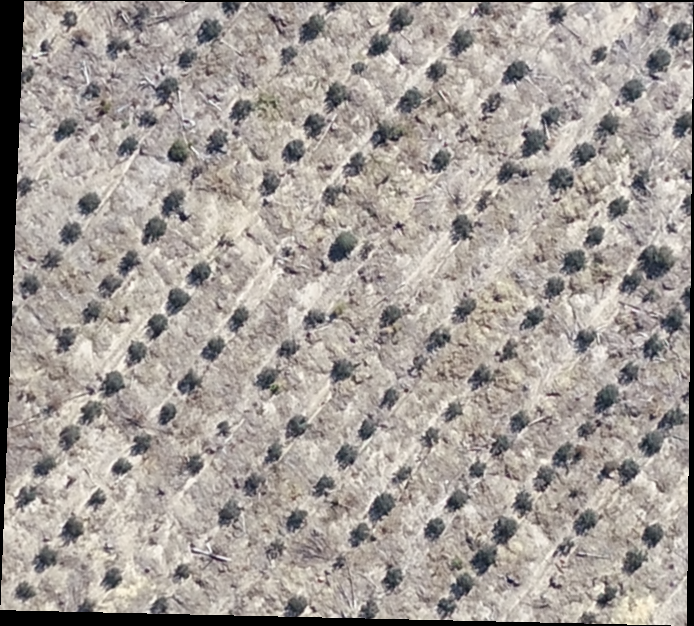
#> input picture data/sample1.tif, 694 x 626 px
$ python -i preprocessing.py   (imports and definitions only)   (older library calls are emulated)
#> lines starting #> are read from the running program, lines starting #| are printed output that depends on the picture
#> further down, picture is the input picture: shape (626, 694, 3); mean B, G, R 152.7, 157.8, 164.6
import cv2
import numpy as np

# [45 lines left out: functions filter_blur, filter_median, filter_gaussian, not called in this run]

def filter_sobel(image):
    """
    Applies the Sobel operator to detect edges in the input image.

    Parameters:
    image (numpy.ndarray): The input image.

    Returns:
    numpy.ndarray: The image containing edges detected by the Sobel operator.
    """
    sobel_x = cv2.Sobel(image, cv2.CV_64F, 1, 0, ksize=3)
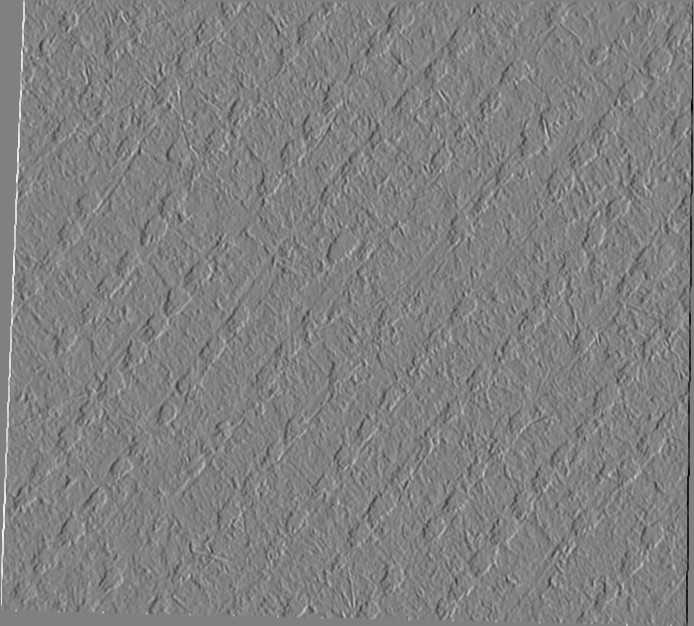
#> sobel_x: shape (626, 694, 3) float64; mean B, G, R 0.1, 0.1, 0.1; drawn with min black and max white
    sobel_y = cv2.Sobel(image, cv2.CV_64F, 0, 1, ksize=3)
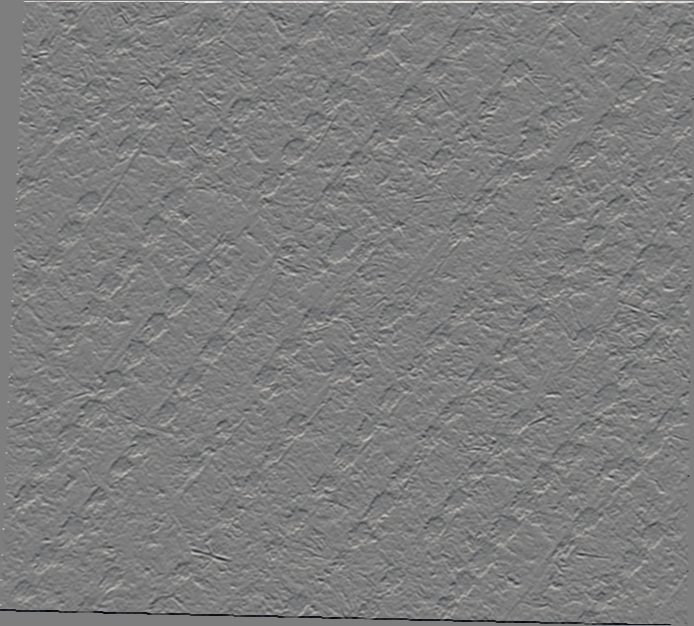
#> sobel_y: shape (626, 694, 3) float64; mean B, G, R -0.1, -0.1, -0.1; drawn with min black and max white

    sobel_x = cv2.convertScaleAbs(sobel_x)
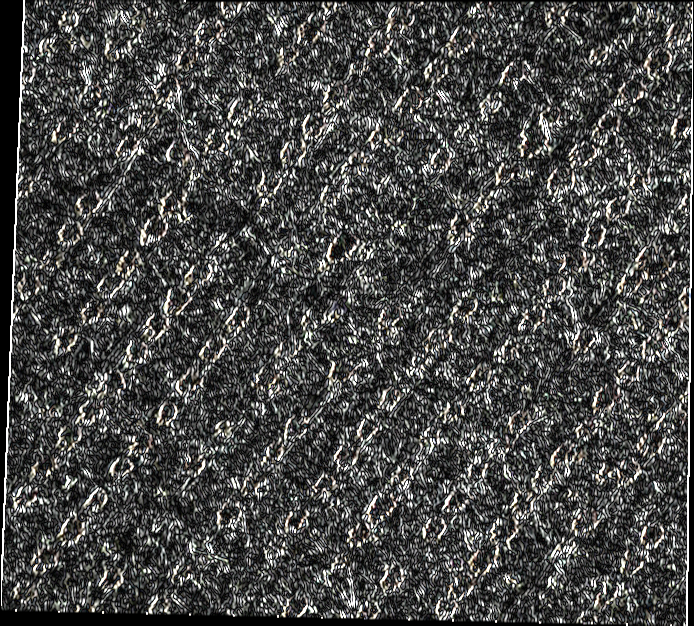
#> sobel_x: shape (626, 694, 3); mean B, G, R 71.2, 72.3, 72.3
    sobel_y = cv2.convertScaleAbs(sobel_y)
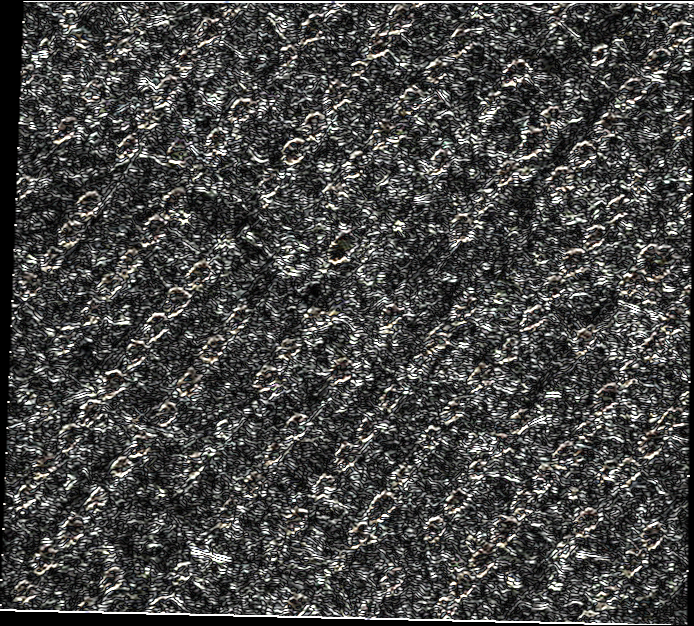
#> sobel_y: shape (626, 694, 3); mean B, G, R 69.5, 70.8, 70.7
    sobel = cv2.addWeighted(sobel_x, 0.5, sobel_y, 0.5, 0)
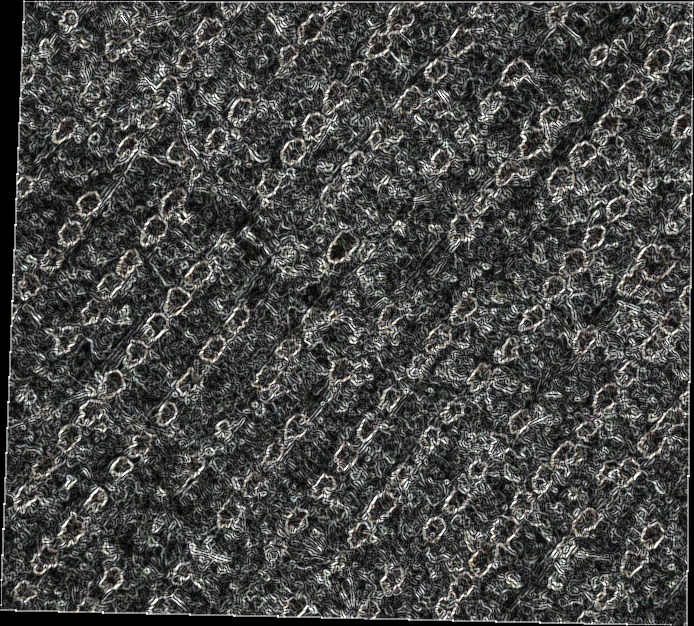
#> sobel: shape (626, 694, 3); mean B, G, R 70.3, 71.6, 71.5

    cv2.imwrite(f'./preprocessed/sobel_edges.tif', sobel)

    return sobel

# [130 lines left out: functions filter_laplace, erosion, dilation, opening, closing, transform_hsv, not called in this run]


>>> import cv2
>>> picture = cv2.imread('../data/sample1.tif')
>>> result = filter_sobel(picture)

$ run again, on data/sample2.tif
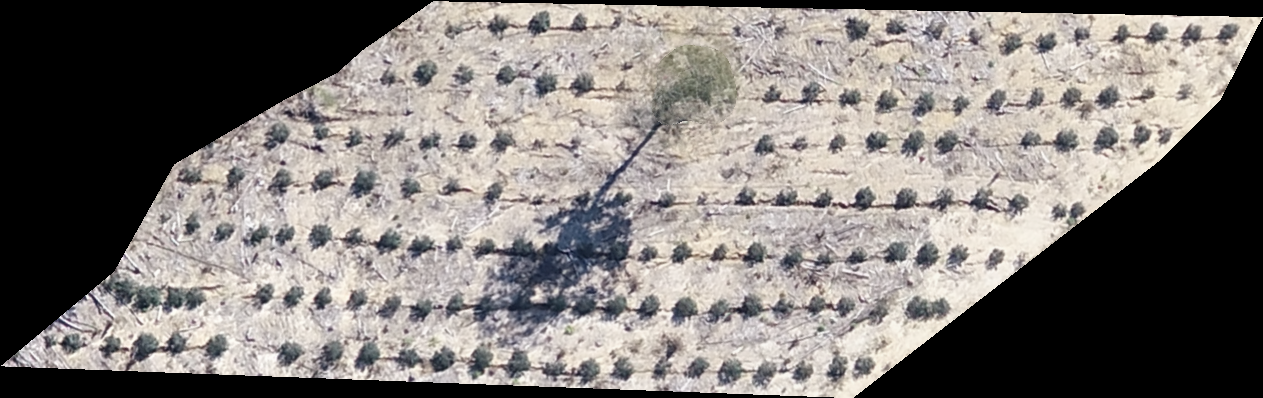
#> input picture data/sample2.tif, 1263 x 398 px
#> picture is the input picture: shape (398, 1263, 3); mean B, G, R 117.4, 120.4, 125.4
#> in filter_sobel, `sobel_y = cv2.Sobel(image, cv2.CV_64F, 0, 1, ksize=3)`:
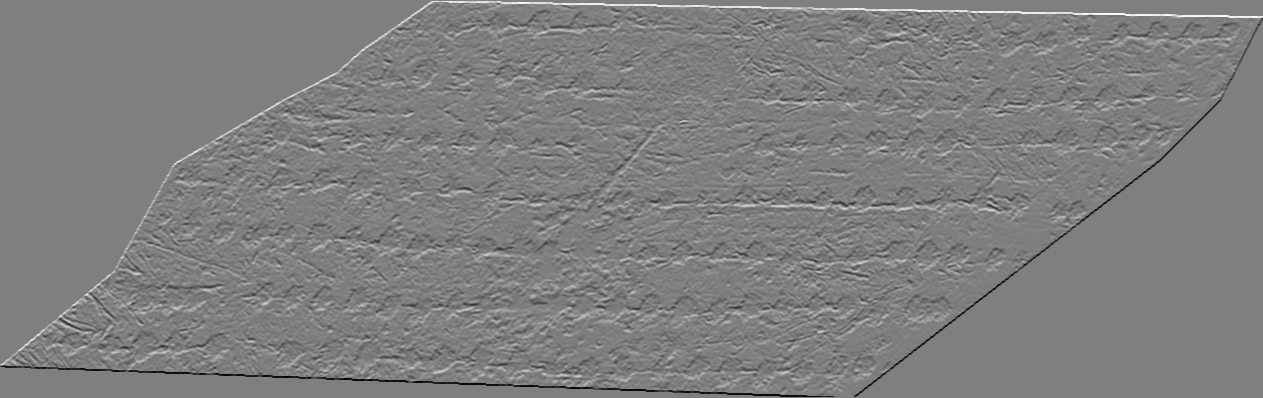
#> sobel_y: shape (398, 1263, 3) float64; mean B, G, R 0.1, 0.1, 0.1; drawn with min black and max white
#> in filter_sobel, `sobel = cv2.addWeighted(sobel_x, 0.5, sobel_y, 0.5, 0)`:
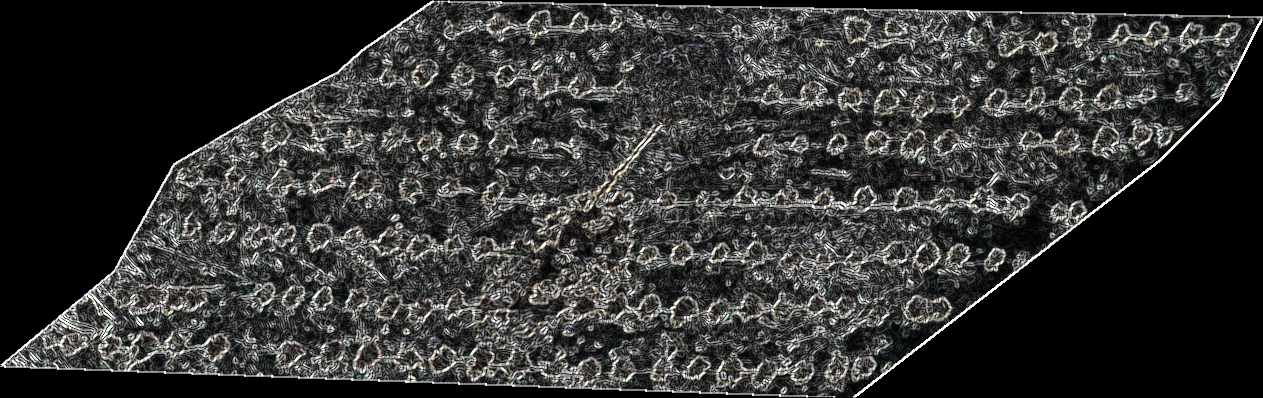
#> sobel: shape (398, 1263, 3); mean B, G, R 50.8, 51.9, 51.8
